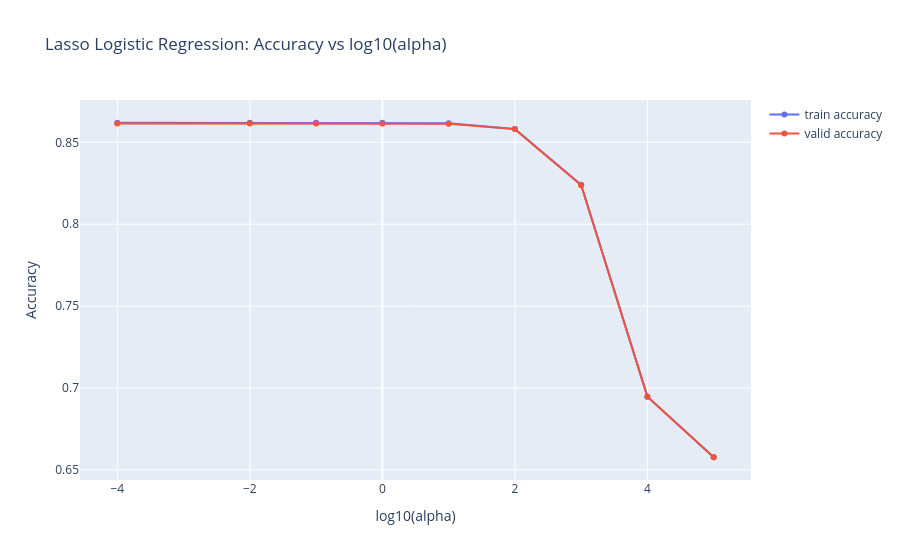

Notebook code cell kept with this figure:
### Markdown cell above
### Lasso

### Code cell
from sklearn.model_selection import GridSearchCV
from sklearn.linear_model import LogisticRegression
import plotly.graph_objects as go

alpha_grid = np.array([0.0001, 0.01, 0.1, 1, 10, 100, 1000, 10000, 100000])
grid = {'C': 1 / alpha_grid}  # LogisticRegression uses C, the inverse of alpha.

lasso_logreg = LogisticRegression(
    penalty='l1',
    solver='saga',
    max_iter=3000,
    random_state=0
)
lassoCV = GridSearchCV(
    lasso_logreg,
    param_grid=grid,
    scoring='accuracy',
    cv=5,
    return_train_score=True,
    n_jobs=-1
)
lassoCV.fit(X_train, y_train)

best_lasso_alpha = 1 / lassoCV.best_params_['C']
print('best alpha =', best_lasso_alpha, '  valid accuracy =', round(lassoCV.best_score_, 4))

lasso_results = pd.DataFrame()
lasso_results['alpha'] = np.log10(alpha_grid)
lasso_results['train accuracy'] = lassoCV.cv_results_['mean_train_score']
lasso_results['valid accuracy'] = lassoCV.cv_results_['mean_test_score']

fig = go.Figure()
fig.add_trace(go.Scatter(x=lasso_results['alpha'], y=lasso_results['train accuracy'], mode='lines+markers', name='train accuracy'))
fig.add_trace(go.Scatter(x=lasso_results['alpha'], y=lasso_results['valid accuracy'], mode='lines+markers', name='valid accuracy'))
fig.update_layout(title='Lasso Logistic Regression: Accuracy vs log10(alpha)', xaxis_title='log10(alpha)', yaxis_title='Accuracy')
fig.show()

lasso_logreg = lassoCV.best_estimator_
y_pred_lasso = lasso_logreg.predict(X_test)
lasso_classification_rep = classification_report(y_test, y_pred_lasso)
print('Lasso Logistic Regression Classification Report:')
print(lasso_classification_rep)
lasso_accuracy = accuracy_score(y_test, y_pred_lasso)
print(f'Lasso Logistic Regression Accuracy: {lasso_accuracy:.4f}')

lasso_feature_importance = pd.DataFrame({
    'feature': X_train.columns,
    'max_abs_coefficient': np.abs(lasso_logreg.coef_).max(axis=0)
}).sort_values('max_abs_coefficient', ascending=False)

print('Most important features:')
display(lasso_feature_importance.head(20))

### Figure 1 — Plotly figure (JSON) as saved in the notebook; plotly's stock layout.template omitted (floating-point values rounded to 4 significant figures)
{"data": [{"mode": "lines+markers", "name": "train accuracy", "type": "scatter", "x": [-4.0, -2.0, -1.0, 0.0, 1.0, 2.0, 3.0, 4.0, 5.0], "y": [0.8619, 0.8619, 0.8619, 0.8619, 0.8616, 0.8581, 0.8241, 0.6947, 0.6577]}, {"mode": "lines+markers", "name": "valid accuracy", "type": "scatter", "x": [-4.0, -2.0, -1.0, 0.0, 1.0, 2.0, 3.0, 4.0, 5.0], "y": [0.8615, 0.8615, 0.8615, 0.8615, 0.8613, 0.858, 0.8238, 0.6947, 0.6577]}], "layout": {"title": {"text": "Lasso Logistic Regression: Accuracy vs log10(alpha)"}, "xaxis": {"title": {"text": "log10(alpha)"}}, "yaxis": {"title": {"text": "Accuracy"}}}}
